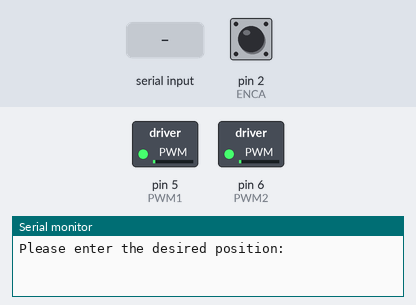
The sketch below on a simulated Arduino Uno, built with avr-gcc and run on an emulated ATmega328P. Shown: switched loads named in the sketch (green lamp = pin HIGH), the last lines printed to the serial monitor. The inputs (shaded band) are chosen by the test bench; at power-on: pin 2 (ENCA) HIGH.

Above: at 2.2 s.
2.3 s: "90,45\n" received over Serial
At 4.4 s:
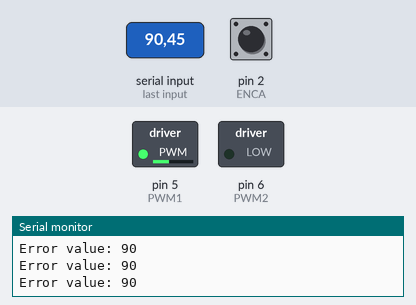
Timing chart, 0 to 5.9 s (numbered marks = the images above; inputs shaded):
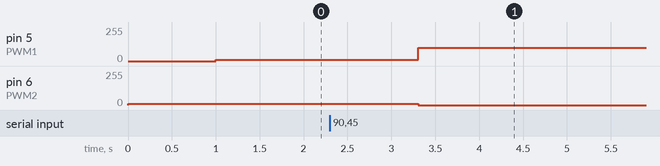

The sketch:

E1_part2_and_part3.ino
```cpp
// (C) Nasit Vurgun, Joel Mattsson, Mohamad Khalil, group: 19 (2024)
// Work package 6: Exercise 1 - Task 2 && Task 3
// Task 2: Reading the encoder with interrupt
// Task 3: Implementing a position controller
// Submission code: 8BRU21

// WP 6 Exercise 1 Template DIT 632
// Define pin numbers for encoder and motor control
#define ENCA 2 // Encoder pin A
#define ENCB 3 // Encoder pin B
#define PWM1 5 // Motor control pin 1
#define PWM2 6 // Motor control pin 2
#define MAX_SPEED 255 // Maximum speed

int pos = 0; // Position in ticks
int deg = 0; // Position in degrees

int degtarget = 0; // Target position in degrees

int speed = 0; // Desired motor speed

int kp = 5;    // Proportional constant for controller (tuning parameter)
int u_out = 0; // Output of controller

int e = 0; // Error
int a = 0; // A-encoder signal
int b = 0; // B-encoder signal

// Setup function
void setup()
{
    // Initialize serial communication and pin modes
    Serial.begin(9600); // initialize serial port to 9600 baud rate
    pinMode(ENCA, INPUT_PULLUP); // initialize encoder pin A to INPUT_PULLUP
    pinMode(ENCB, INPUT_PULLUP); // initialize encoder pin B to INPUT_PULLUP
    pinMode(PWM1, OUTPUT); // initialize PWM1 pin to OUTPUT
    pinMode(PWM2, OUTPUT); // initialize PWM2 pin to OUTPUT

    // Attach ENCA pin interrupt for encoder reading, trigger on rising edge
    attachInterrupt(digitalPinToInterrupt(ENCA), ISR_readEncoder, RISING);

    // Start motor with a small initial PWM to avoid TinkerCAD bug
    analogWrite(PWM2, 10); // turn motor CCW
    delay(1000); // TinkerCAD bug
    analogWrite(PWM1, 10); // turn motor CW
}

// Loop function
void loop()
{
    analogWrite(PWM1, 10); // turn motor CW
    delay(1000); // TinkerCAD bug
    analogWrite(PWM2, 10); // turn motor CCW

    // Check for complete rotation
    if (pos > 2299) { // 2299 ticks is one full rotation
        deg = deg - 359; // 359 degrees is one full rotation
        pos = pos - 2299; // 2299 ticks is one full rotation
    }
    if (pos < 0) { // negative ticks, convert to positive
        deg = 359 + deg; // 359 degrees is one full rotation
        pos = 2299 + pos; // 2299 ticks is one full rotation
    }

    // Get desired position from user input
    degtarget = getInput();

  	//Calculate error
    e = degtarget - deg;

    // Control loop until error is zero
    while (e)
    {
        Serial.print("Error value: ");
        Serial.println(e); // print the error value
        Serial.print("\n");

        // Map position to degrees
        deg = map(pos, 0, 2299, 0, 359);

        // Calculate action based on error
        speed = getAction(e);

        // Control motor direction and speed
        // Rotating clockwise
        if(speed >= 0){
        	if (speed > 100) // motor does not react with too low inputs
          	speed = 100; // limit maximum speed
          analogWrite(PWM2, 0); // turn off motor CCW
          analogWrite(PWM1, speed); // turn on motor CW
  	    }

        // Rotating counter-clockwise
  	    else{
        	if (-speed > 100) // motor does not react with too low inputs
          	speed = -100; // limit maximum speed
          analogWrite(PWM1, 0); // turn off motor CW
          analogWrite(PWM2, -speed); // turn on motor CCW
        }

        // Update error
        e = degtarget - deg;
    }
  	// Print the error value (should be zero!)
  	Serial.print("Error value: ");
    Serial.println(e); // print the error value

  	// Print current position
    Serial.print("The current position (relative) is: ");
    Serial.println(deg); // print the current position in degrees
    Serial.print("\n");
}

// Function to get desired position from user input
int getInput()
{
  	pos=0; // Reset position, since we are starting from a new position
  	deg=0; // Reset degrees, since we are starting from a new position

    int ready = 0; // Flag to check if input is ready
    char buf[8]; // Buffer to store input
    int input = -1; // Desired position

    Serial.print("Please enter the desired position: \n");

    // Wait for serial input
    while (!ready)
    {
        ready = Serial.readBytes(buf, 8); // Read input
        input = atoi(&buf[0]); // Convert input to integer
    }

    return input; // Return desired position
}

// Function to calculate action based on error
int getAction(int error)
{
    // Proportional control: calculate action based on error
    u_out = kp * error;

    // Limit action within acceptable range
    if (u_out > 254) { // limit maximum speed
        return MAX_SPEED; // return maximum speed
    } else if (u_out < -254) { // limit minimum speed
        return -MAX_SPEED; // return minimum speed
    } else { // return calculated speed
        return u_out; // return calculated speed
    }
}

// Interrupt service routine to read encoder signals
void ISR_readEncoder()
{
    // read encoder B signal
    b = digitalRead(ENCB);

    // Update position after trigger on rising edge of A
    b>0 ? pos-- : pos++; // B is high -> CCW, if B is low -> CW
}
```

Measured:
- after the input at 2.3 s, pin 5 (PWM1): 10/255 → 100/255 after 1.0 s; pin 6 (PWM2): 10/255 → 0/255 after 1.0 s
